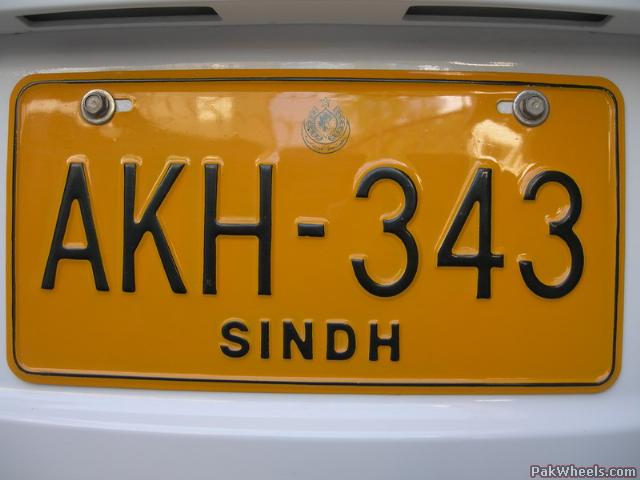
%> input picture BE_PROJECT/carplate1.jpg, 640 x 480 px
$ octave --eval "result = feature_vector(rgb2gray(imread('carplate1.jpg')));"   (GNU Octave 9; MATLAB toolbox functions it lacks are replaced by stand-ins)
%> lines starting %> are read from the running program, lines starting %| are printed output that depends on the picture; in (x1, y1, x2, y2) boxes, pixels count from 0 and x2, y2 are one past the last pixel; in counts of white or black regions, pixels touching at a corner belong together; the program's own positions count from 1
### BE_PROJECT/feature1.m
function [ p ] = feature1( A )
% A=im2bw(A);
A=imresize(A,[48 24]);
add=0;
flag=0;
k=1;

for i=1:24
    flag=flag+1;
    for j=1:48
        add=add+A(j,i);%sum of i th column
    end;
    if(mod(i,2)==0)
        ver(k) = add;
        k = k+1;
        add=0;
    end;
    if(flag==2)
        i=i+2;
        flag=0;
    end;
end;

add=0;
flag=0;
k=1;

for i=1:48
    flag=flag+1;
    for j=1:24
        add=add+A(i,j);%sum of i th row
    end;
    if(mod(i,2)==0)
        hor(k) = add;
        k = k+1;
        add=0;
    end;
    if(flag==2)
        i=i+2;
        flag=0;
    end;
end;

zone = mat2cell(A, [12 12 12 12], [6 6 6 6]);% dividing into zones of size 12*6
sum = 0;
for i = 1:4
    for j = 1:4     %for each zone
        temp = zone{i,j};
        for k = 1:12
            for l = 1:6
                sum = sum + temp(k, l);
            end;
        end;
        zone_add(i,j) = sum; %assign sum of each pixel of a particular zone
        sum = 0;
    end;
end;

p = [ver hor reshape(zone_add,[1,16])];

end

### BE_PROJECT/hole.m
function [ num ] = hole( image )
%UNTITLED9 Summary of this function goes here
%   Detailed explanation goes here
%image= bwmorph(image,'skel',Inf);
filled_image = imfill(image, 'holes');
b=filled_image-image;
% % Count how many unique objects there are
 [L,num] = bwlabel(b);

end

### BE_PROJECT/feature_vector.m
function [a] = feature_vector( I )
z=(feature1(I));
%> in feature1, `A=imresize(A,[48 24]);`:
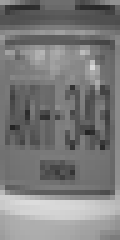
%> A: size 48x24 uint8 (shown 5 times larger); min 36, max 220, mean 122.9
%> after the loop in feature1, `for i=1:24`: add = 0; k = 13; ver = [255 255 255 255 255 255 255 255 255 255 255 255]
%> after the loop in feature1, `for i=1:48`: hor = 24 values from 255 to 255; k = 25
%> in feature1, `zone = mat2cell(A, [12 12 12 12], [6 6 6 6]);`: zone = 16 items
%> after the loop in feature1, `for i = 1:4`: zone_add = [255 255 255 255; 255 255 255 255; 255 255 255 255; 255 255 255 255]
%> in feature1, `p = [ver hor reshape(zone_add,[1,16])];`: p = 52 values from 255 to 255
I=imresize(I,[42 24]);
holes=hole(I);
I_ori=I;
I = padarray(I,[2 2],'both');
I=imfill(I,'holes');
se = strel('disk',3);
I = imerode(I,se);
% figure();imshow(I);
%%%%%%%%%%%%%%%%%%%%%%HORIZONTAL LINE DETECTION%%%%%%%%%%%%%%%%%%%%%%%%
[~,ang]=imgradient(I);
ang=round(ang);
%Blakens the pixels with angles other than -90 or 90 as horizontal lines
%are at 90 degree
for i=1:46
    for j=1:28
        if(ang(i,j)==90||ang(i,j)==-90)
            I_hori(i,j)=255;
        else
            I_hori(i,j)=0;
        end
    end
end

I_hori=bwareaopen(I_hori,15); %Removes small unwanted pixels
%figure();imshow(I_hori);
se = strel('disk',3);
I_hori = imclose(I_hori,se);
%figure();imshow(I_hori);
[L,hori] = bwlabel(I_hori); %counts the horizontal lines


%%%%%%%%%%%%%%%%%%%%%%%VERTICAL LINE DETECTION%%%%%%%%%%%%%%%%%%%%%%%%
I_verti=rot90(I,-1); %Rotates image by 90 in anti-clock wise sense and
                     %then detecting horizontal lines
[~,ang1]=imgradient(I_verti);
ang1=round(ang1);
%Blakens the pixels with angles other than -90 or 90 as horizontal lines
%are at 90 degree
for i=1:28
    for j=1:46
        if(ang1(i,j)==90||ang1(i,j)==-90)
            I_verti(i,j)=255;
        else
            I_verti(i,j)=0;
        end
    end
end
I_verti=rot90(I_verti); %Rotating the image by 90 in clockwise direction
se = strel('disk',1);
I_verti = imclose(I_verti,se);
%figure();imshow(I_verti);
I_verti=bwareaopen(I_verti,24); %Removes small unwanted pixels
%figure();imshow(I_verti);
se = strel('disk',5);
I_verti = imclose(I_verti,se);
%figure();imshow(I_verti);
[L,verti] = bwlabel(I_verti);
I=I_ori;

approx = imresize(I, [7 4]);
approx = reshape(approx, [1 28]);

[~,ang]=imgradient(I);
ang=round(ang);
%r=/
%l=\
temp_l1=0;
temp_l2=0;

temp_r1=0;
temp_r2=0;

l=0;
r=0;

for i=1:42
    for j=1:24
        if((ang(i,j)>20 && ang(i,j)<=45)|(ang(i,j)>-160 && ang(i,j)<=-135))
            temp_l1=temp_l1+1;
        elseif((ang(i,j)>45 && ang(i,j)<=70)|(ang(i,j)>-135 && ang(i,j)<=-110))
            temp_l2=temp_l2+1;
        end
        if((ang(i,j)<-20 && ang(i,j)>=-45)|(ang(i,j)<160 && ang(i,j)>=135))
            temp_r1=temp_r1+1;
        elseif((ang(i,j)<-45 && ang(i,j)>=-70)|(ang(i,j)<135 && ang(i,j)>=110))
            temp_r2=temp_r2+1;
        end
    end
end

% temp_l1
% temp_l2
%
% temp_r1
% temp_r2

if(temp_l1>45|temp_l2>45|temp_r1>45|temp_r2>45)
    if(abs(temp_l1-temp_r1)<20)
        l=1;
        r=1;
    elseif((temp_l1>temp_r1)&&temp_l1>40)
        l=1;
    elseif((temp_l1<temp_r1)&&temp_r1>40)
        r=1;
    end
end
a =transpose( [ holes verti hori r l z ])

end
%> in hole, `[L,num] = bwlabel(b);`:
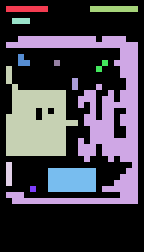
%> L: size 42x24 double (shown 6 times larger); 13 distinct labels, from 0 to 12; one colour per label, 0 black
%> in hole, `[L,num] = bwlabel(b);`: num = 12
%> after the loop in feature_vector, `for i=1:46`:
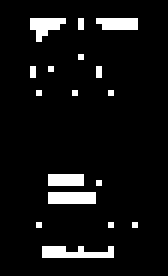
%> I_hori: size 46x28 double (shown 6 times larger); 6.8% white in thin lines or dots, all inside (x1, y1, x2, y2) = (5, 3, 23, 43)
%> in feature_vector, `I_hori=bwareaopen(I_hori,15);`: I_hori: size 46x28 logical; 2.6% white in thin lines or dots, all inside (x1, y1, x2, y2) = (7, 32, 19, 43)
%> in feature_vector, `[L,hori] = bwlabel(I_hori);`:
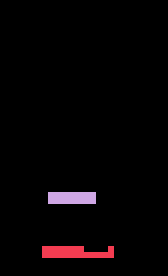
%> L: size 46x28 double (shown 6 times larger); 3 distinct labels, from 0 to 2; one colour per label, 0 black
%> in feature_vector, `[L,hori] = bwlabel(I_hori);`: hori = 2
%> in feature_vector, `I_verti=rot90(I,-1);`:
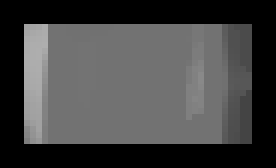
%> I_verti: size 28x46 uint8 (shown 6 times larger); min 0, max 174, mean 68; mean of the top-left, top-right, bottom-left and bottom-right quarters 74, 63.5, 71.8, 62.8
%> in feature_vector, `[~,ang1]=imgradient(I_verti);`:
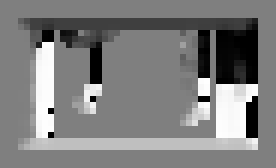
%> ang1: size 28x46 double (shown 6 times larger); min -180, max 179.4, mean -1.1; drawn with min black and max white
%> in feature_vector, `approx = imresize(I, [7 4]);`: approx = [92 99 97 88; 125 139 136 116; 111 122 125 117; 90 99 101 97; 106 102 101 106; 147 134 130 134; 185 192 187 169]
%> in feature_vector, `approx = reshape(approx, [1 28]);`: approx = 28 values, max 192 at index 14, min 88 at index 22, mean 123.1
%> in feature_vector, `[~,ang]=imgradient(I);`:
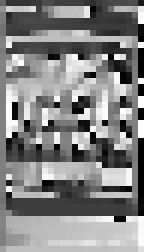
%> ang: size 42x24 double (shown 6 times larger); min -180, max 179.9, mean 5; drawn with min black and max white
%> after the loop in feature_vector, `for i=1:42`: temp_l1 = 83; temp_l2 = 87; temp_r1 = 83; temp_r2 = 85
%> in feature_vector, `a =transpose( [ holes verti hori r l z ])`: a = 57 values, max 255 at index 6, min 1 at index 4, mean 232.9
%> `result = feature_vector(rgb2gray(imread('carplate1.jpg')));`: result has the same summary as a in feature_vector

$ run again, on BE_PROJECT/carplate2.JPG
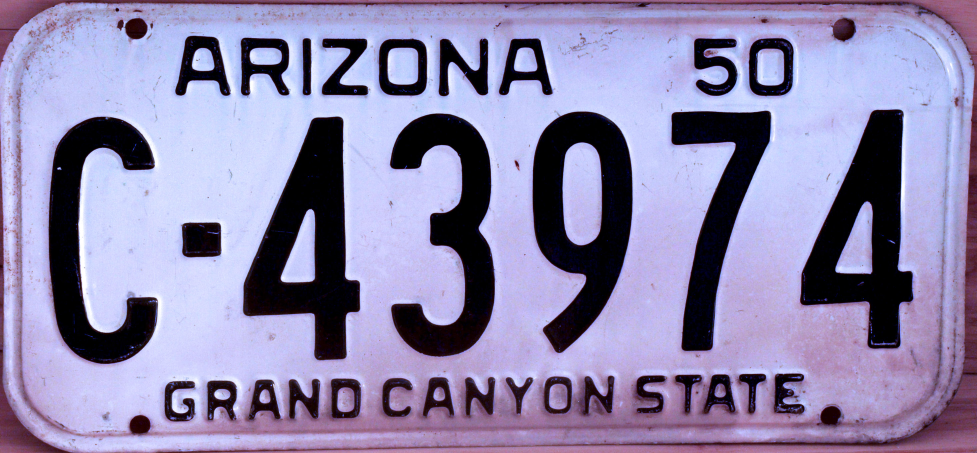
%> input picture BE_PROJECT/carplate2.JPG, 2931 x 1359 px (shown at 1/3 size)
%> after the loop in feature1, `for i=1:24`: add = 0; k = 13; ver = [255 255 255 255 255 255 255 255 255 255 255 255]
%> after the loop in feature1, `for i=1:48`: hor = 24 values from 255 to 255; k = 25
%> zone = 16 items
%> after the loop in feature1, `for i = 1:4`: zone_add = [255 255 255 255; 255 255 255 255; 255 255 255 255; 255 255 255 255]
%> p = 52 values from 255 to 255
%> num = 9
%> after the loop in feature_vector, `for i=1:46`:
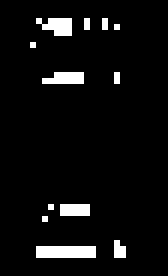
%> I_hori: size 46x28 double (shown 6 times larger); 5.4% white in thin lines or dots, all inside (x1, y1, x2, y2) = (5, 3, 21, 43)
%> hori = 1
%> verti = 2
%> in feature_vector, `approx = imresize(I, [7 4]);`: approx = [158 143 155 153; 181 152 154 170; 164 143 124 137; 168 134 123 128; 152 122 131 112; 162 140 144 143; 162 127 116 119]
%> in feature_vector, `approx = reshape(approx, [1 28]);`: approx = 28 values, max 181 at index 2, min 112 at index 26, mean 143.5
%> in feature_vector, `[~,ang]=imgradient(I);`:
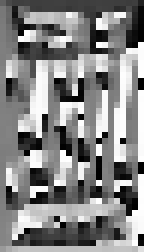
%> ang: size 42x24 double (shown 6 times larger); min -180, max 179.9, mean 7.7; drawn with min black and max white
%> after the loop in feature_vector, `for i=1:42`: temp_l1 = 93; temp_l2 = 78; temp_r1 = 101; temp_r2 = 57
%> a = 57 values, max 255 at index 6, min 1 at index 3, mean 232.9
%> result has the same summary as a in feature_vector

$ run again, on BE_PROJECT/carplate3.jpg
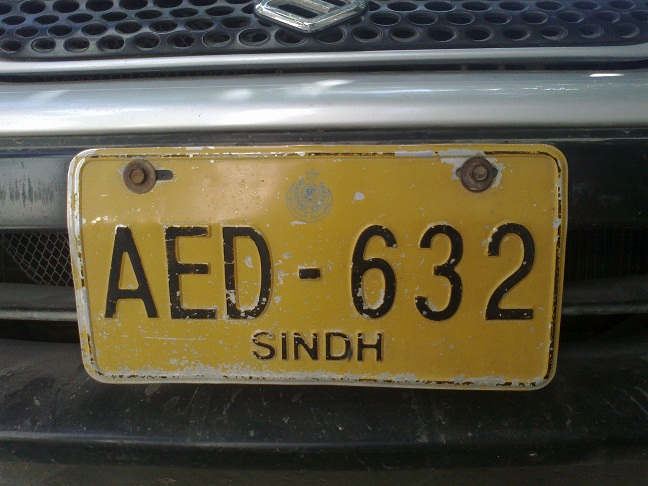
%> input picture BE_PROJECT/carplate3.jpg, 648 x 486 px
%> after the loop in feature1, `for i=1:24`: add = 0; k = 13; ver = [255 255 255 255 255 255 255 255 255 255 255 255]
%> after the loop in feature1, `for i=1:48`: hor = 24 values from 255 to 255; k = 25
%> zone = 16 items
%> after the loop in feature1, `for i = 1:4`: zone_add = [255 255 255 255; 255 255 255 255; 255 255 255 255; 255 255 255 255]
%> p = 52 values from 255 to 255
%> num = 36
%> after the loop in feature_vector, `for i=1:46`:
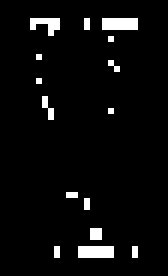
%> I_hori: size 46x28 double (shown 6 times larger); 4.4% white in thin lines or dots, all inside (x1, y1, x2, y2) = (5, 3, 23, 43)
%> hori = 0
%> in feature_vector, `approx = imresize(I, [7 4]);`: approx = [72 82 73 63; 162 159 135 106; 135 145 116 64; 98 121 102 53; 88 118 100 52; 72 83 72 40; 45 33 24 21]
%> in feature_vector, `approx = reshape(approx, [1 28]);`: approx = 28 values, max 162 at index 2, min 21 at index 28, mean 86.93
%> in feature_vector, `[~,ang]=imgradient(I);`:
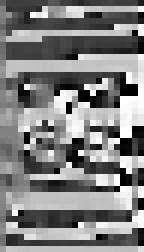
%> ang: size 42x24 double (shown 6 times larger); min -180, max 179.8, mean 0.7; drawn with min black and max white
%> after the loop in feature_vector, `for i=1:42`: temp_l1 = 68; temp_l2 = 98; temp_r1 = 81; temp_r2 = 94
%> a = 57 values, max 255 at index 6, min 0 at index 2, mean 233.3
%> result has the same summary as a in feature_vector
